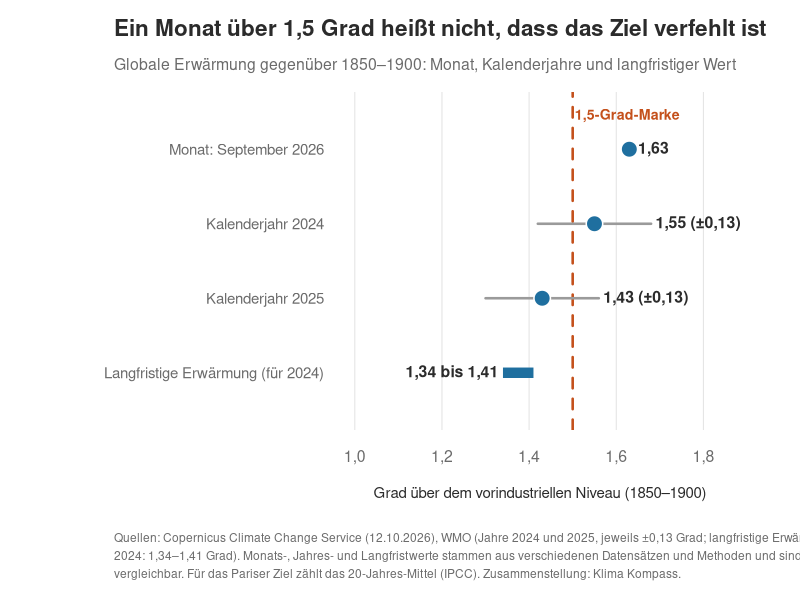
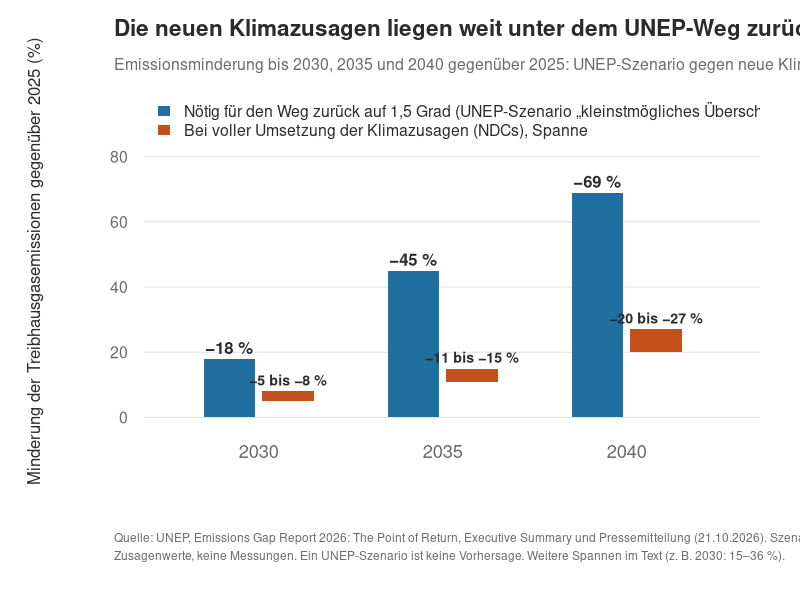
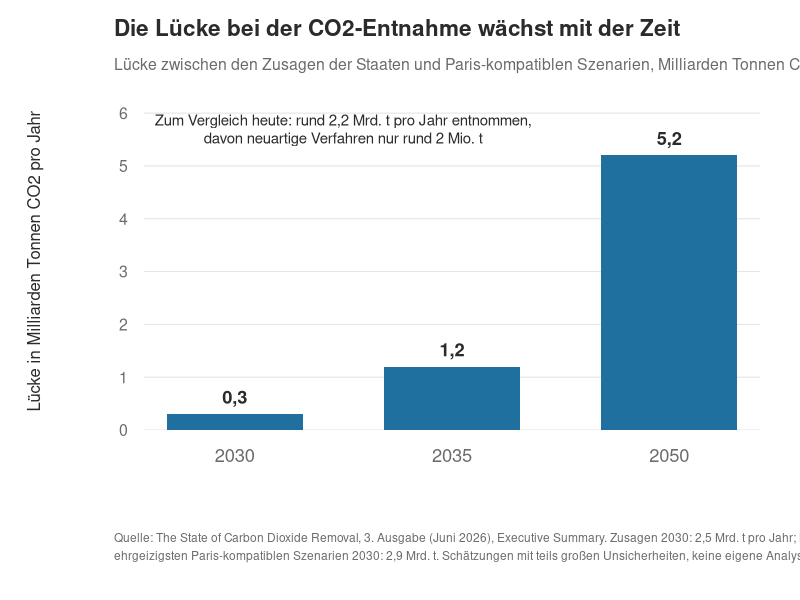

These charts were generated, in order, by the following R code:
# Jahrbuch 2026, Kapitel 6: drei Grafiken
# Nur Darstellung vorhandener Zahlen aus den zitierten Quellen, keine neue Rechnung.
# Aufruf: Rscript kap06_grafiken.R   (Arbeitsverzeichnis: Repo-Wurzel)

repo <- getwd()
out  <- file.path(repo, "Publikationen-oeffentlich/jahrbuch-2026/grafiken")
dir.create(out, showWarnings = FALSE, recursive = TRUE)

ink <- "#2b2b2b"; muted <- "#6b6b6b"; grid <- "#e3e3e3"
blau <- "#1f6f9f"; orange <- "#c4501b"; grau <- "#9a9a9a"

theme_start <- function(mar = c(8.5, 7.2, 4.6, 2)) {
  par(mar = mar, mgp = c(5, 0.8, 0), family = "sans", col.axis = muted, col.lab = ink,
      fg = muted, bty = "n", las = 1, cex.axis = 0.95)
}
titel <- function(haupt, unter) {
  mtext(haupt, side = 3, line = 2.6, adj = 0, at = grconvertX(0.1425, "ndc", "user"), font = 2, cex = 1.35, col = ink)
  mtext(unter, side = 3, line = 0.9, adj = 0, at = grconvertX(0.1425, "ndc", "user"), cex = 0.95, col = muted)
}
quelle <- function(txt) {
  z <- strwrap(txt, width = 135)
  for (i in seq_along(z)) mtext(z[i], side = 1, line = 3.9 + 0.9 * i, adj = 0, at = grconvertX(0.1425, "ndc", "user"), cex = 0.72, col = muted)
}

## ---------------------------------------------------------------- Grafik 1
# Zahlen: Copernicus (Sept. 2026: 1,63), WMO (2024: 1,55 +-0,13; 2025: 1,43 +-0,13; langfristig 2024: 1,34-1,41), Ziel 1,5
png(file.path(out, "kap06_grafik1_erwaermung.png"), width = 2000, height = 1000, res = 200)
theme_start(mar = c(8.5, 17, 4.6, 3))
y <- c(4, 3, 2, 1)
plot(NA, xlim = c(1.0, 1.85), ylim = c(0.4, 4.6), xaxt = "n", yaxt = "n", xlab = "", ylab = "")
abline(v = seq(1.0, 1.8, 0.2), col = grid)
axis(1, at = seq(1.0, 1.8, 0.2), labels = format(seq(1.0, 1.8, 0.2), decimal.mark = ","), tick = FALSE)
axis(2, at = y, tick = FALSE, cex.axis = 0.9,
     labels = c("Monat: September 2026", "Kalenderjahr 2024", "Kalenderjahr 2025", "Langfristige Erwärmung (für 2024)"))
mtext("Grad über dem vorindustriellen Niveau (1850–1900)", side = 1, line = 2.6, cex = 0.9, col = ink)
abline(v = 1.5, col = orange, lwd = 2.5, lty = 2)
text(1.505, 4.45, "1,5-Grad-Marke", adj = 0, col = orange, cex = 0.85, font = 2)
# Monat
points(1.63, 4, pch = 21, bg = blau, col = "white", cex = 2.2, lwd = 1.5)
text(1.65, 4, "1,63", adj = 0, col = ink, cex = 0.95, font = 2)
# Jahre mit Unsicherheit
segments(1.55 - 0.13, 3, 1.55 + 0.13, 3, col = grau, lwd = 2.5)
points(1.55, 3, pch = 21, bg = blau, col = "white", cex = 2.2, lwd = 1.5)
text(1.69, 3, "1,55 (±0,13)", adj = 0, col = ink, cex = 0.95, font = 2)
segments(1.43 - 0.13, 2, 1.43 + 0.13, 2, col = grau, lwd = 2.5)
points(1.43, 2, pch = 21, bg = blau, col = "white", cex = 2.2, lwd = 1.5)
text(1.57, 2, "1,43 (±0,13)", adj = 0, col = ink, cex = 0.95, font = 2)
# langfristig
segments(1.34, 1, 1.41, 1, col = blau, lwd = 10, lend = 1)
text(1.33, 1, "1,34 bis 1,41", adj = 1, col = ink, cex = 0.95, font = 2)
titel("Ein Monat über 1,5 Grad heißt nicht, dass das Ziel verfehlt ist",
      "Globale Erwärmung gegenüber 1850–1900: Monat, Kalenderjahre und langfristiger Wert")
quelle("Quellen: Copernicus Climate Change Service (12.10.2026), WMO (Jahre 2024 und 2025, jeweils ±0,13 Grad; langfristige Erwärmung für 2024: 1,34–1,41 Grad). Monats-, Jahres- und Langfristwerte stammen aus verschiedenen Datensätzen und Methoden und sind nicht direkt vergleichbar. Für das Pariser Ziel zählt das 20-Jahres-Mittel (IPCC). Zusammenstellung: Klima Kompass.")
dev.off()

## ---------------------------------------------------------------- Grafik 2
# UNEP EGR 2026 (Executive Summary): noetige Minderung ggue. 2025: 18 % (2030), 45 % (2035), 69 % (2040);
# NDC-Umsetzung: 5-8 %, 11-15 %, 20-27 %.
png(file.path(out, "kap06_grafik2_unep_minderung.png"), width = 2000, height = 1100, res = 200)
theme_start()
jahre <- c("2030", "2035", "2040")
noetig <- c(18, 45, 69)
ndc_lo <- c(5, 11, 20); ndc_hi <- c(8, 15, 27)
plot(NA, xlim = c(0.5, 3.6), ylim = c(0, 96), xaxt = "n", yaxt = "n", xlab = "", ylab = "Minderung der Treibhausgasemissionen gegenüber 2025 (%)")
abline(h = seq(0, 80, 20), col = grid)
axis(2, at = seq(0, 80, 20), tick = FALSE)
axis(1, at = 1:3, labels = jahre, tick = FALSE, cex.axis = 1.1, line = -0.2)
w <- 0.28
rect(1:3 - 0.30, 0, 1:3 - 0.02, noetig, col = blau, border = NA)
rect(1:3 + 0.02, ndc_lo, 1:3 + 0.30, ndc_hi, col = orange, border = NA)
text(1:3 - 0.16, noetig + 3.5, paste0("−", noetig, " %"), cex = 1, font = 2, col = ink)
text(1:3 + 0.16, ndc_hi + 3.5, paste0("−", ndc_lo, " bis −", ndc_hi, " %"), cex = 0.85, font = 2, col = ink)
legend("topleft", bty = "n", cex = 0.95, text.col = ink, fill = c(blau, orange), border = NA,
       legend = c("Nötig für den Weg zurück auf 1,5 Grad (UNEP-Szenario „kleinstmögliches Überschießen“)",
                  "Bei voller Umsetzung der Klimazusagen (NDCs), Spanne"))
titel("Die neuen Klimazusagen liegen weit unter dem UNEP-Weg zurück",
      "Emissionsminderung bis 2030, 2035 und 2040 gegenüber 2025: UNEP-Szenario gegen neue Klimazusagen (NDCs)")
quelle("Quelle: UNEP, Emissions Gap Report 2026: The Point of Return, Executive Summary und Pressemitteilung (21.10.2026). Szenario- und Zusagenwerte, keine Messungen. Ein UNEP-Szenario ist keine Vorhersage. Weitere Spannen im Text (z. B. 2030: 15–36 %).")
dev.off()

## ---------------------------------------------------------------- Grafik 3
# State of CDR, 3. Ausgabe (Juni 2026): Luecke Zusagen vs. Paris-Szenarien: 0,3 (2030), 1,2 (2035), 5,2 (2050) Mrd. t CO2/Jahr
png(file.path(out, "kap06_grafik3_cdr_luecke.png"), width = 2000, height = 1100, res = 200)
theme_start()
luecke <- c(0.3, 1.2, 5.2)
bp <- barplot(luecke, names.arg = c("2030", "2035", "2050"), col = blau, border = NA, ylim = c(0, 6.4), yaxt = "n", space = 0.6,
              ylab = "Lücke in Milliarden Tonnen CO2 pro Jahr", cex.names = 1.1)
abline(h = 0:6, col = grid)
barplot(luecke, col = blau, border = NA, add = TRUE, yaxt = "n", space = 0.6, names.arg = rep("", 3))
axis(2, at = 0:6, labels = format(0:6, decimal.mark = ","), tick = FALSE)
text(bp, luecke + 0.28, format(luecke, decimal.mark = ","), cex = 1.1, font = 2, col = ink)
text(mean(bp[1:2]), 5.7, "Zum Vergleich heute: rund 2,2 Mrd. t pro Jahr entnommen,\ndavon neuartige Verfahren nur rund 2 Mio. t", adj = 0.5, col = ink, cex = 0.9)
titel("Die Lücke bei der CO2-Entnahme wächst mit der Zeit",
      "Lücke zwischen den Zusagen der Staaten und Paris-kompatiblen Szenarien, Milliarden Tonnen CO2 pro Jahr")
quelle("Quelle: The State of Carbon Dioxide Removal, 3. Ausgabe (Juni 2026), Executive Summary. Zusagen 2030: 2,5 Mrd. t pro Jahr; Median der ehrgeizigsten Paris-kompatiblen Szenarien 2030: 2,9 Mrd. t. Schätzungen mit teils großen Unsicherheiten, keine eigene Analyse.")
dev.off()
cat("Grafiken geschrieben nach", out, "\n")
